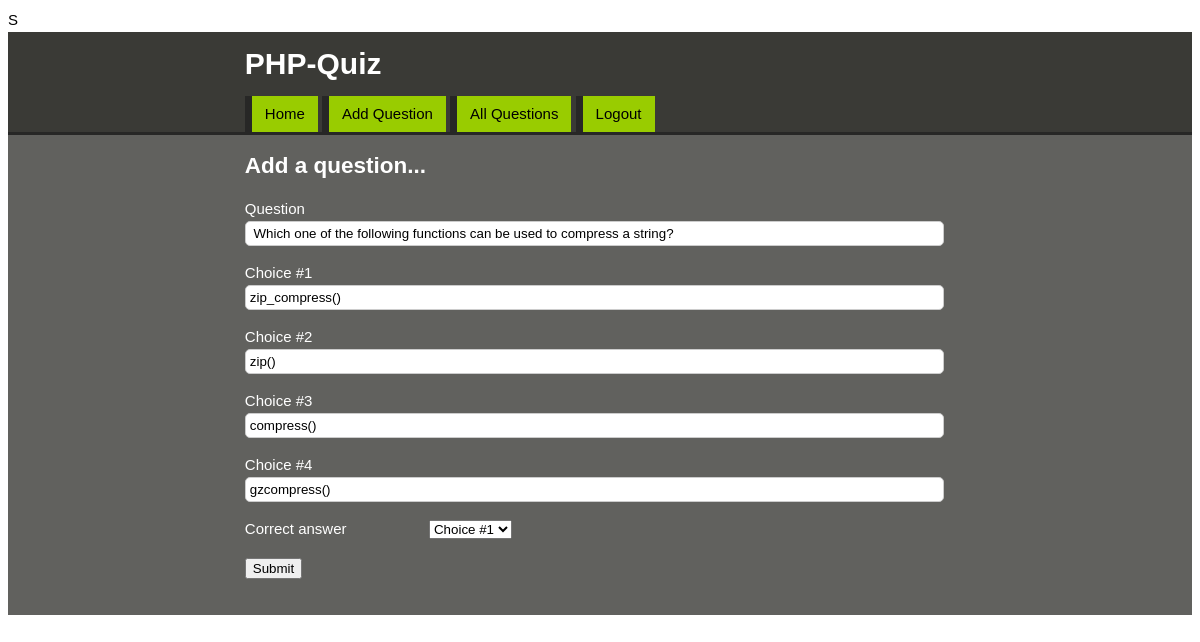
Screenshot of /editquestion.php?qno=9 (signed in) with the database file from the repository.
### tables this page shows
CREATE TABLE `questions` (
  `qid` int(11) NOT NULL,
  `qno` int(11) NOT NULL,
  `question` text NOT NULL,
  `ans1` text NOT NULL,
  `ans2` text NOT NULL,
  `ans3` text NOT NULL,
  `ans4` text NOT NULL,
  `correct_answer` varchar(1) NOT NULL
);

### editquestion.php (the view, shortened to what this page needs)
<?php include "connection.php";
if (isset($_SESSION['admin'])) {
	?>
<?php
if (isset($_GET['qno'])) {
	$qno = mysqli_real_escape_string($conn , $_GET['qno']);
	if (is_numeric($qno)) {
		$query = "SELECT * FROM questions WHERE qno = '$qno' ";
		$run = mysqli_query($conn, $query) or die(mysqli_error($conn));
		if (mysqli_num_rows($run) > 0) {
			while ($row = mysqli_fetch_array($run)) {
                 $question = $row['question'];
                 $ans1 = $row['ans1'];
                 $ans2 = $row['ans2'];
                 $ans3 = $row['ans3'];
                 $ans4 = $row['ans4'];
			}
		}
		else {
			echo "<script> alert('error');
			window.location.href = 'allquestions.php'; </script>" ;
		}
	}
	else {
		header("location: allquestions.php");
	}
}
?>
<!DOCTYPE html>
<html>
	<head>
		<link rel="stylesheet" type="text/css" href="css/style.css">
	</head>
	<body>
		<header>
			<div class="container">
				<h1>PHP-Quiz</h1>
				<a href="index.php" class="start">Home</a>
				<a href="add.php" class="start">Add Question</a>
				<a href="allquestions.php" class="start">All Questions</a>
				<a href="exit.php" class="start">Logout</a>
			</div>
		</header>
		<main>
			<div class="container">
				<h2>Add a question...</h2>
				<form method="post" action="">
					<p>
						<label>Question</label>
						<input type="text" name="question" required="" value="<?php echo $question; ?>">
					</p>
					<p>
						<label>Choice #1</label>
						<input type="text" name="choice1" required="" value="<?php echo $ans1; ?>">
					</p>
					<p>
						<label>Choice #2</label>
						<input type="text" name="choice2" required="" value="<?php echo $ans2; ?>">
					</p>
					<p>
						<label>Choice #3</label>
						<input type="text" name="choice3" required="" value="<?php echo $ans3; ?>">
					</p>
					<p>
						<label>Choice #4</label>
						<input type="text" name="choice4" required="" value="<?php echo $ans4; ?>">
					</p>
					<p>
						<label>Correct answer</label>
						<select name="answer" >
                        <option value="a">Choice #1 </option>
                    </select>
					</p>
					<p>
						<input type="submit" name="submit" value="Submit">
					</p>
				</form>
			</div>
		</main>
	</body>
</html>
<?php }
else {
	header("location: admin.php");
}
?>

### css/style.css (style rules this page uses)
body { font-family: arial; font-size: 15px; line-height: 1.6em; }
a { text-decoration: none; }
label { display: inline-block; width: 180px; }
input[type='text'] { width: 97%; padding: 4px; border-radius: 5px; border:1px #ccc solid; }
.container { width: 60%; margin: 0 auto; overflow: auto; }
header { border-bottom: 3px #272726 solid; background: #3A3A36; color: White; }
main { padding-bottom: 20px; background: #61615E; color: white; }
a.start { display: inline-block; color: #000000; background: #99CC00; border-left: 7px #272726 solid; padding:6px 13px; }

### rows the page displays
questions: question "Which one of the following functions can be used to compress a string?", choice1 "zip_compress()", choice2 "zip()", choice3 "compress()", choice4 "gzcompress()"
